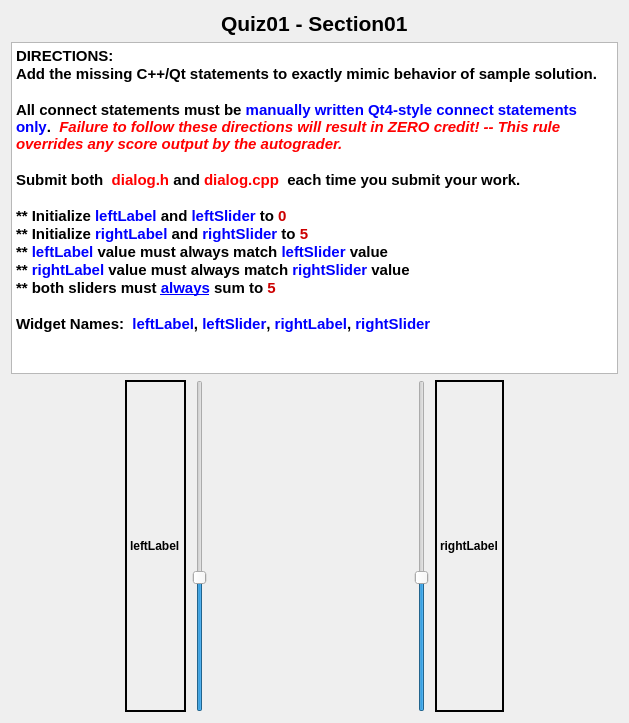
<?xml version="1.0" encoding="UTF-8"?>
<ui version="4.0">
 <class>Dialog</class>
 <widget class="QDialog" name="Dialog">
  <property name="geometry">
   <rect>
    <x>0</x>
    <y>0</y>
    <width>629</width>
    <height>723</height>
   </rect>
  </property>
  <property name="windowTitle">
   <string>Dialog</string>
  </property>
  <layout class="QVBoxLayout" name="verticalLayout">
   <item>
    <layout class="QHBoxLayout" name="horizontalLayout">
     <item>
      <spacer name="horizontalSpacer">
       <property name="orientation">
        <enum>Qt::Horizontal</enum>
       </property>
       <property name="sizeHint" stdset="0">
        <size>
         <width>40</width>
         <height>20</height>
        </size>
       </property>
      </spacer>
     </item>
     <item>
      <widget class="QLabel" name="label">
       <property name="sizePolicy">
        <sizepolicy hsizetype="Preferred" vsizetype="Minimum">
         <horstretch>0</horstretch>
         <verstretch>0</verstretch>
        </sizepolicy>
       </property>
       <property name="font">
        <font>
         <pointsize>16</pointsize>
         <weight>75</weight>
         <bold>true</bold>
        </font>
       </property>
       <property name="text">
        <string>Quiz01 - Section01</string>
       </property>
      </widget>
     </item>
     <item>
      <spacer name="horizontalSpacer_2">
       <property name="orientation">
        <enum>Qt::Horizontal</enum>
       </property>
       <property name="sizeHint" stdset="0">
        <size>
         <width>40</width>
         <height>20</height>
        </size>
       </property>
      </spacer>
     </item>
    </layout>
   </item>
   <item>
    <widget class="QTextBrowser" name="textBrowser">
     <property name="sizePolicy">
      <sizepolicy hsizetype="MinimumExpanding" vsizetype="Expanding">
       <horstretch>0</horstretch>
       <verstretch>0</verstretch>
      </sizepolicy>
     </property>
     <property name="font">
      <font>
       <pointsize>14</pointsize>
      </font>
     </property>
     <property name="html">
      <string>&lt;!DOCTYPE HTML PUBLIC &quot;-//W3C//DTD HTML 4.0//EN&quot; &quot;http://www.w3.org/TR/REC-html40/strict.dtd&quot;&gt;
&lt;html&gt;&lt;head&gt;&lt;meta name=&quot;qrichtext&quot; content=&quot;1&quot; /&gt;&lt;style type=&quot;text/css&quot;&gt;
p, li { white-space: pre-wrap; }
&lt;/style&gt;&lt;/head&gt;&lt;body style=&quot; font-family:'Cantarell'; font-size:14pt; font-weight:400; font-style:normal;&quot;&gt;
&lt;p style=&quot; margin-top:0px; margin-bottom:0px; margin-left:0px; margin-right:0px; -qt-block-indent:0; text-indent:0px;&quot;&gt;&lt;span style=&quot; font-size:11pt; font-weight:600;&quot;&gt;DIRECTIONS:&lt;/span&gt;&lt;/p&gt;
&lt;p style=&quot; margin-top:0px; margin-bottom:0px; margin-left:0px; margin-right:0px; -qt-block-indent:0; text-indent:0px;&quot;&gt;&lt;span style=&quot; font-size:11pt; font-weight:600;&quot;&gt;Add the missing C++/Qt statements to exactly mimic behavior of sample solution.  &lt;/span&gt;&lt;/p&gt;
&lt;p style=&quot;-qt-paragraph-type:empty; margin-top:0px; margin-bottom:0px; margin-left:0px; margin-right:0px; -qt-block-indent:0; text-indent:0px; font-size:11pt; font-weight:600;&quot;&gt;&lt;br /&gt;&lt;/p&gt;
&lt;p style=&quot; margin-top:0px; margin-bottom:0px; margin-left:0px; margin-right:0px; -qt-block-indent:0; text-indent:0px;&quot;&gt;&lt;span style=&quot; font-size:11pt; font-weight:600;&quot;&gt;All connect statements must be &lt;/span&gt;&lt;span style=&quot; font-size:11pt; font-weight:600; color:#0000ff;&quot;&gt;manually written Qt4-style connect statements only&lt;/span&gt;&lt;span style=&quot; font-size:11pt; font-weight:600;&quot;&gt;. &lt;/span&gt;&lt;span style=&quot; font-size:11pt; font-weight:600; color:#ff0000;&quot;&gt; &lt;/span&gt;&lt;span style=&quot; font-size:11pt; font-weight:600; font-style:italic; color:#ff0000;&quot;&gt;Failure to follow these directions will result in ZERO credit! -- This rule overrides any score output by the autograder.  &lt;/span&gt;&lt;/p&gt;
&lt;p style=&quot;-qt-paragraph-type:empty; margin-top:0px; margin-bottom:0px; margin-left:0px; margin-right:0px; -qt-block-indent:0; text-indent:0px; font-size:11pt; font-weight:600;&quot;&gt;&lt;br /&gt;&lt;/p&gt;
&lt;p style=&quot; margin-top:0px; margin-bottom:0px; margin-left:0px; margin-right:0px; -qt-block-indent:0; text-indent:0px;&quot;&gt;&lt;span style=&quot; font-size:11pt; font-weight:600;&quot;&gt;Submit both  &lt;/span&gt;&lt;span style=&quot; font-size:11pt; font-weight:600; color:#ff0000;&quot;&gt;dialog.h&lt;/span&gt;&lt;span style=&quot; font-size:11pt; font-weight:600;&quot;&gt; and &lt;/span&gt;&lt;span style=&quot; font-size:11pt; font-weight:600; color:#ff0000;&quot;&gt;dialog.cpp &lt;/span&gt;&lt;span style=&quot; font-size:11pt; font-weight:600;&quot;&gt; each time you submit your work.&lt;/span&gt;&lt;/p&gt;
&lt;p style=&quot;-qt-paragraph-type:empty; margin-top:0px; margin-bottom:0px; margin-left:0px; margin-right:0px; -qt-block-indent:0; text-indent:0px; font-size:11pt; font-weight:600;&quot;&gt;&lt;br /&gt;&lt;/p&gt;
&lt;p style=&quot; margin-top:0px; margin-bottom:0px; margin-left:0px; margin-right:0px; -qt-block-indent:0; text-indent:0px;&quot;&gt;&lt;span style=&quot; font-size:11pt; font-weight:600;&quot;&gt;** Initialize &lt;/span&gt;&lt;span style=&quot; font-size:11pt; font-weight:600; color:#0000ff;&quot;&gt;leftLabel&lt;/span&gt;&lt;span style=&quot; font-size:11pt; font-weight:600;&quot;&gt; and &lt;/span&gt;&lt;span style=&quot; font-size:11pt; font-weight:600; color:#0000ff;&quot;&gt;leftSlider&lt;/span&gt;&lt;span style=&quot; font-size:11pt; font-weight:600;&quot;&gt; to &lt;/span&gt;&lt;span style=&quot; font-size:11pt; font-weight:600; color:#cc0000;&quot;&gt;0&lt;/span&gt;&lt;/p&gt;
&lt;p style=&quot; margin-top:0px; margin-bottom:0px; margin-left:0px; margin-right:0px; -qt-block-indent:0; text-indent:0px;&quot;&gt;&lt;span style=&quot; font-size:11pt; font-weight:600;&quot;&gt;** Initialize &lt;/span&gt;&lt;span style=&quot; font-size:11pt; font-weight:600; color:#0000ff;&quot;&gt;rightLabel&lt;/span&gt;&lt;span style=&quot; font-size:11pt; font-weight:600;&quot;&gt; and &lt;/span&gt;&lt;span style=&quot; font-size:11pt; font-weight:600; color:#0000ff;&quot;&gt;rightSlider&lt;/span&gt;&lt;span style=&quot; font-size:11pt; font-weight:600;&quot;&gt; to &lt;/span&gt;&lt;span style=&quot; font-size:11pt; font-weight:600; color:#cc0000;&quot;&gt;5&lt;/span&gt;&lt;/p&gt;
&lt;p style=&quot; margin-top:0px; margin-bottom:0px; margin-left:0px; margin-right:0px; -qt-block-indent:0; text-indent:0px;&quot;&gt;&lt;span style=&quot; font-size:11pt; font-weight:600;&quot;&gt;** &lt;/span&gt;&lt;span style=&quot; font-size:11pt; font-weight:600; color:#0000ff;&quot;&gt;leftLabel&lt;/span&gt;&lt;span style=&quot; font-size:11pt; font-weight:600;&quot;&gt; value must always match&lt;/span&gt;&lt;span style=&quot; font-size:11pt; font-weight:600; color:#0000ff;&quot;&gt; leftSlider &lt;/span&gt;&lt;span style=&quot; font-size:11pt; font-weight:600;&quot;&gt;value&lt;/span&gt;&lt;/p&gt;
&lt;p style=&quot; margin-top:0px; margin-bottom:0px; margin-left:0px; margin-right:0px; -qt-block-indent:0; text-indent:0px;&quot;&gt;&lt;span style=&quot; font-size:11pt; font-weight:600;&quot;&gt;**&lt;/span&gt;&lt;span style=&quot; font-size:11pt; font-weight:600; color:#0000ff;&quot;&gt; rightLabel &lt;/span&gt;&lt;span style=&quot; font-size:11pt; font-weight:600;&quot;&gt;value must always match &lt;/span&gt;&lt;span style=&quot; font-size:11pt; font-weight:600; color:#0000ff;&quot;&gt;rightSlider&lt;/span&gt;&lt;span style=&quot; font-size:11pt; font-weight:600;&quot;&gt; value&lt;/span&gt;&lt;/p&gt;
&lt;p style=&quot; margin-top:0px; margin-bottom:0px; margin-left:0px; margin-right:0px; -qt-block-indent:0; text-indent:0px;&quot;&gt;&lt;span style=&quot; font-size:11pt; font-weight:600;&quot;&gt;** both sliders must &lt;/span&gt;&lt;span style=&quot; font-size:11pt; font-weight:600; text-decoration: underline; color:#0000ff;&quot;&gt;always&lt;/span&gt;&lt;span style=&quot; font-size:11pt; font-weight:600;&quot;&gt; sum to &lt;/span&gt;&lt;span style=&quot; font-size:11pt; font-weight:600; color:#cc0000;&quot;&gt;5&lt;/span&gt;&lt;/p&gt;
&lt;p style=&quot;-qt-paragraph-type:empty; margin-top:0px; margin-bottom:0px; margin-left:0px; margin-right:0px; -qt-block-indent:0; text-indent:0px; font-size:11pt; font-weight:600;&quot;&gt;&lt;br /&gt;&lt;/p&gt;
&lt;p style=&quot; margin-top:0px; margin-bottom:0px; margin-left:0px; margin-right:0px; -qt-block-indent:0; text-indent:0px;&quot;&gt;&lt;span style=&quot; font-size:11pt; font-weight:600;&quot;&gt;Widget Names:  &lt;/span&gt;&lt;span style=&quot; font-size:11pt; font-weight:600; color:#0000ff;&quot;&gt;leftLabel&lt;/span&gt;&lt;span style=&quot; font-size:11pt; font-weight:600;&quot;&gt;, &lt;/span&gt;&lt;span style=&quot; font-size:11pt; font-weight:600; color:#0000ff;&quot;&gt;leftSlider&lt;/span&gt;&lt;span style=&quot; font-size:11pt; font-weight:600;&quot;&gt;, &lt;/span&gt;&lt;span style=&quot; font-size:11pt; font-weight:600; color:#0000ff;&quot;&gt;rightLabel&lt;/span&gt;&lt;span style=&quot; font-size:11pt; font-weight:600;&quot;&gt;, &lt;/span&gt;&lt;span style=&quot; font-size:11pt; font-weight:600; color:#0000ff;&quot;&gt;rightSlider&lt;/span&gt;&lt;/p&gt;&lt;/body&gt;&lt;/html&gt;</string>
     </property>
    </widget>
   </item>
   <item>
    <layout class="QHBoxLayout" name="horizontalLayout_2">
     <item>
      <spacer name="horizontalSpacer_4">
       <property name="orientation">
        <enum>Qt::Horizontal</enum>
       </property>
       <property name="sizeHint" stdset="0">
        <size>
         <width>40</width>
         <height>20</height>
        </size>
       </property>
      </spacer>
     </item>
     <item>
      <widget class="QLabel" name="leftLabel">
       <property name="font">
        <font>
         <weight>75</weight>
         <bold>true</bold>
        </font>
       </property>
       <property name="frameShape">
        <enum>QFrame::WinPanel</enum>
       </property>
       <property name="text">
        <string>leftLabel</string>
       </property>
      </widget>
     </item>
     <item>
      <widget class="QSlider" name="leftSlider">
       <property name="sizePolicy">
        <sizepolicy hsizetype="Preferred" vsizetype="Expanding">
         <horstretch>0</horstretch>
         <verstretch>0</verstretch>
        </sizepolicy>
       </property>
       <property name="maximum">
        <number>5</number>
       </property>
       <property name="value">
        <number>2</number>
       </property>
       <property name="orientation">
        <enum>Qt::Vertical</enum>
       </property>
      </widget>
     </item>
     <item>
      <spacer name="horizontalSpacer_3">
       <property name="orientation">
        <enum>Qt::Horizontal</enum>
       </property>
       <property name="sizeHint" stdset="0">
        <size>
         <width>201</width>
         <height>20</height>
        </size>
       </property>
      </spacer>
     </item>
     <item>
      <widget class="QSlider" name="rightSlider">
       <property name="sizePolicy">
        <sizepolicy hsizetype="Preferred" vsizetype="Expanding">
         <horstretch>0</horstretch>
         <verstretch>0</verstretch>
        </sizepolicy>
       </property>
       <property name="maximum">
        <number>5</number>
       </property>
       <property name="value">
        <number>2</number>
       </property>
       <property name="sliderPosition">
        <number>2</number>
       </property>
       <property name="orientation">
        <enum>Qt::Vertical</enum>
       </property>
      </widget>
     </item>
     <item>
      <widget class="QLabel" name="rightLabel">
       <property name="font">
        <font>
         <weight>75</weight>
         <bold>true</bold>
        </font>
       </property>
       <property name="frameShape">
        <enum>QFrame::WinPanel</enum>
       </property>
       <property name="text">
        <string>rightLabel</string>
       </property>
      </widget>
     </item>
     <item>
      <spacer name="horizontalSpacer_5">
       <property name="orientation">
        <enum>Qt::Horizontal</enum>
       </property>
       <property name="sizeHint" stdset="0">
        <size>
         <width>40</width>
         <height>20</height>
        </size>
       </property>
      </spacer>
     </item>
    </layout>
   </item>
  </layout>
 </widget>
 <layoutdefault spacing="6" margin="11"/>
 <resources/>
 <connections/>
</ui>
